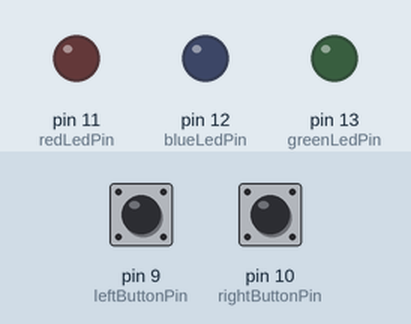
Recording of a sketch running on a simulated Arduino Uno, built with avr-gcc and run on an emulated ATmega328P. Shown: output pins drawn as LEDs (lit = HIGH). The test bench sets the inputs (shaded band); at power-on: pin 9 (leftButtonPin) LOW, pin 10 (rightButtonPin) LOW.

Above: at 1.2 s.
1.3 s: pin 9 (leftButtonPin) pulled HIGH for 0.15 s
At 1.5 s:
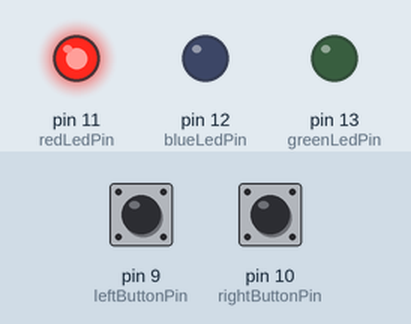
At 2.1 s:
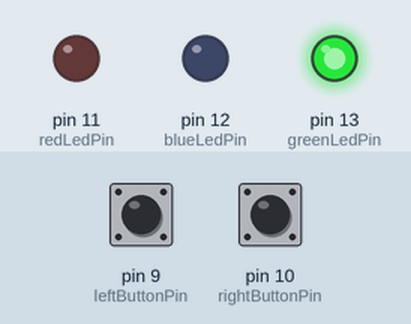
Timing chart, 0 to 4.3 s (numbered marks = the images above; inputs shaded):
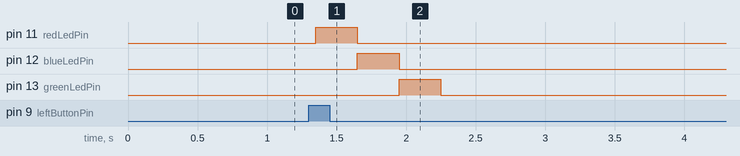

Measured:
- after the input at 1.3 s, pin 11 (redLedPin): LOW → HIGH after 0.05 s, → LOW 0.30 s later; pin 12 (blueLedPin): LOW → HIGH after 0.35 s, → LOW 0.30 s later; pin 13 (greenLedPin): LOW → HIGH after 0.65 s, → LOW 0.30 s later

The sketch:

TE_2A_10_Lola_Ardelia_Wardani_2_TOMBOL_sketch.ino
```cpp
const int rightButtonPin = 10;
const int leftButtonPin = 9;
const int greenLedPin = 13;
const int blueLedPin = 12;
const int redLedPin = 11;

int lastRightButtonState = LOW;
int lastLeftButtonState = LOW;

void setup() {
  pinMode(rightButtonPin, INPUT);
  pinMode(leftButtonPin, INPUT);
  pinMode(greenLedPin, OUTPUT);
  pinMode(blueLedPin, OUTPUT);
  pinMode(redLedPin, OUTPUT);
}

void loop() {
  int rightButtonState = digitalRead(rightButtonPin);
  int leftButtonState = digitalRead(leftButtonPin);

  if (rightButtonState == HIGH && lastRightButtonState == LOW) {
    delay(50);
    if (digitalRead(rightButtonPin) == HIGH) {
      shiftRight();
    }
  }

  if (leftButtonState == HIGH && lastLeftButtonState == LOW) {
    delay(50);
    if (digitalRead(leftButtonPin) == HIGH) {
      shiftLeft();
    }
  }

  lastRightButtonState = rightButtonState;
  lastLeftButtonState = leftButtonState;
}


void shiftRight() {
  digitalWrite(greenLedPin, HIGH);
  delay(300);
  digitalWrite(greenLedPin, LOW);
  digitalWrite(blueLedPin, HIGH);
  delay(300);
  digitalWrite(blueLedPin, LOW);
  digitalWrite(redLedPin, HIGH);
  delay(300);
  digitalWrite(redLedPin, LOW);
}


void shiftLeft() {
  digitalWrite(redLedPin, HIGH);
  delay(300);
  digitalWrite(redLedPin, LOW);
  digitalWrite(blueLedPin, HIGH);
  delay(300);
  digitalWrite(blueLedPin, LOW);
  digitalWrite(greenLedPin, HIGH);
  delay(300);
  digitalWrite(greenLedPin, LOW);
}
```
